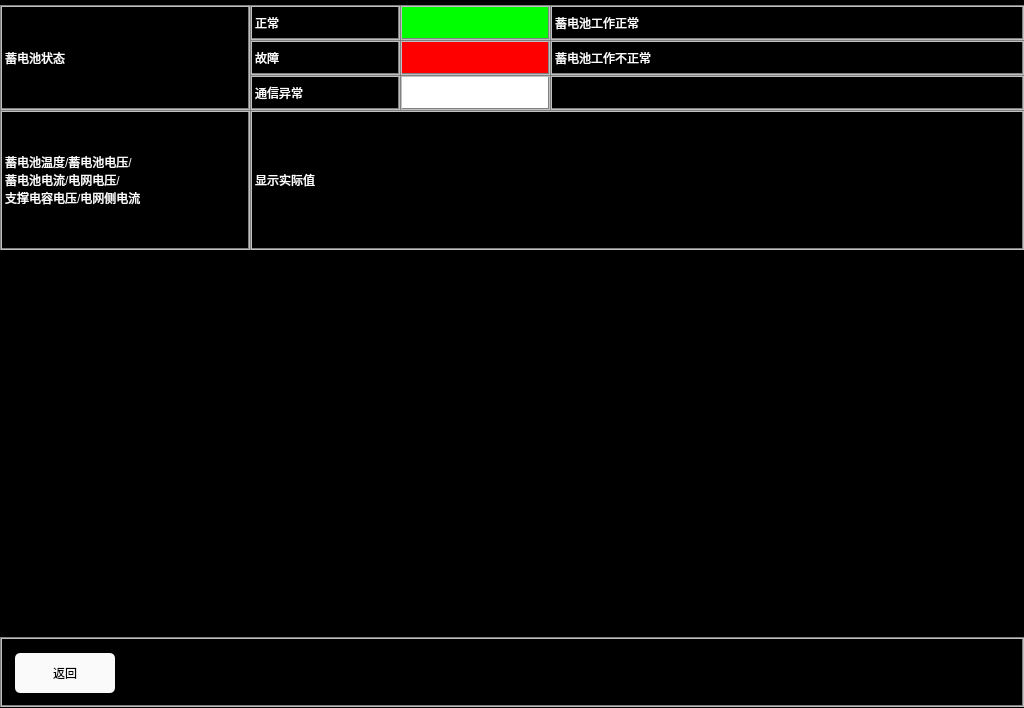
<?xml version="1.0" encoding="UTF-8"?>
<ui version="4.0">
 <class>ChargerHelpPage</class>
 <widget class="QWidget" name="ChargerHelpPage">
  <property name="geometry">
   <rect>
    <x>0</x>
    <y>0</y>
    <width>1024</width>
    <height>708</height>
   </rect>
  </property>
  <property name="windowTitle">
   <string>Form</string>
  </property>
  <property name="styleSheet">
   <string notr="true">QLabel
{
	color: white;
	border: 2px groove, gray;
    border-color: gray;
	font: 20px, &quot;SimHei&quot;;	
}

QWidget
{
	background-color: black;
}

QPushButton
{
	font: 20px, &quot;SimHei&quot;;
    color: black;
	background-color: rgb(250, 250, 250);
	border-radius: 5px;
}</string>
  </property>
  <widget class="QLabel" name="label_voltage4_1">
   <property name="geometry">
    <rect>
     <x>400</x>
     <y>75</y>
     <width>150</width>
     <height>35</height>
    </rect>
   </property>
   <property name="styleSheet">
    <string notr="true">background-color: white;</string>
   </property>
   <property name="text">
    <string/>
   </property>
  </widget>
  <widget class="QLabel" name="label_viewItem">
   <property name="geometry">
    <rect>
     <x>400</x>
     <y>5</y>
     <width>150</width>
     <height>35</height>
    </rect>
   </property>
   <property name="styleSheet">
    <string notr="true">background-color: rgb(0,255,0);</string>
   </property>
   <property name="text">
    <string/>
   </property>
  </widget>
  <widget class="QLabel" name="label_viewCondition">
   <property name="geometry">
    <rect>
     <x>250</x>
     <y>5</y>
     <width>150</width>
     <height>35</height>
    </rect>
   </property>
   <property name="text">
    <string>正常</string>
   </property>
  </widget>
  <widget class="QLabel" name="label_voltage4_2">
   <property name="geometry">
    <rect>
     <x>550</x>
     <y>75</y>
     <width>474</width>
     <height>35</height>
    </rect>
   </property>
   <property name="text">
    <string/>
   </property>
  </widget>
  <widget class="QLabel" name="label_voltage3">
   <property name="geometry">
    <rect>
     <x>250</x>
     <y>40</y>
     <width>150</width>
     <height>35</height>
    </rect>
   </property>
   <property name="text">
    <string>故障</string>
   </property>
  </widget>
  <widget class="QLabel" name="label_breakLevel2_3">
   <property name="geometry">
    <rect>
     <x>250</x>
     <y>110</y>
     <width>774</width>
     <height>140</height>
    </rect>
   </property>
   <property name="text">
    <string>显示实际值</string>
   </property>
  </widget>
  <widget class="QLabel" name="label_voltage4">
   <property name="geometry">
    <rect>
     <x>250</x>
     <y>75</y>
     <width>150</width>
     <height>35</height>
    </rect>
   </property>
   <property name="text">
    <string>通信异常</string>
   </property>
  </widget>
  <widget class="QLabel" name="label_voltage">
   <property name="geometry">
    <rect>
     <x>0</x>
     <y>5</y>
     <width>250</width>
     <height>105</height>
    </rect>
   </property>
   <property name="text">
    <string>蓄电池状态</string>
   </property>
  </widget>
  <widget class="QLabel" name="label_voltage3_1">
   <property name="geometry">
    <rect>
     <x>400</x>
     <y>40</y>
     <width>150</width>
     <height>35</height>
    </rect>
   </property>
   <property name="styleSheet">
    <string notr="true">background-color: red;</string>
   </property>
   <property name="text">
    <string/>
   </property>
  </widget>
  <widget class="QLabel" name="label_voltage3_2">
   <property name="geometry">
    <rect>
     <x>550</x>
     <y>40</y>
     <width>474</width>
     <height>35</height>
    </rect>
   </property>
   <property name="text">
    <string>蓄电池工作不正常</string>
   </property>
  </widget>
  <widget class="QLabel" name="label_viewComment">
   <property name="geometry">
    <rect>
     <x>550</x>
     <y>5</y>
     <width>474</width>
     <height>35</height>
    </rect>
   </property>
   <property name="text">
    <string>蓄电池工作正常</string>
   </property>
  </widget>
  <widget class="QLabel" name="label_voltage_2">
   <property name="geometry">
    <rect>
     <x>0</x>
     <y>110</y>
     <width>250</width>
     <height>140</height>
    </rect>
   </property>
   <property name="text">
    <string>蓄电池温度/蓄电池电压/ 
蓄电池电流/电网电压/ 
支撑电容电压/电网侧电流</string>
   </property>
  </widget>
  <widget class="QPushButton" name="btn_back">
   <property name="geometry">
    <rect>
     <x>15</x>
     <y>653</y>
     <width>100</width>
     <height>40</height>
    </rect>
   </property>
   <property name="styleSheet">
    <string notr="true">font: 20px, &quot;SimHei&quot;;
color: black;
background-color: rgb(250, 250, 250);
border-radius: 5px;</string>
   </property>
   <property name="text">
    <string>返回</string>
   </property>
  </widget>
  <widget class="QLabel" name="NavigatorBackground">
   <property name="geometry">
    <rect>
     <x>0</x>
     <y>637</y>
     <width>1024</width>
     <height>70</height>
    </rect>
   </property>
   <property name="text">
    <string/>
   </property>
  </widget>
  <zorder>NavigatorBackground</zorder>
  <zorder>label_voltage4_1</zorder>
  <zorder>label_viewItem</zorder>
  <zorder>label_viewCondition</zorder>
  <zorder>label_voltage4_2</zorder>
  <zorder>label_voltage3</zorder>
  <zorder>label_breakLevel2_3</zorder>
  <zorder>label_voltage4</zorder>
  <zorder>label_voltage</zorder>
  <zorder>label_voltage3_1</zorder>
  <zorder>label_voltage3_2</zorder>
  <zorder>label_viewComment</zorder>
  <zorder>label_voltage_2</zorder>
  <zorder>btn_back</zorder>
 </widget>
 <resources/>
 <connections/>
</ui>
